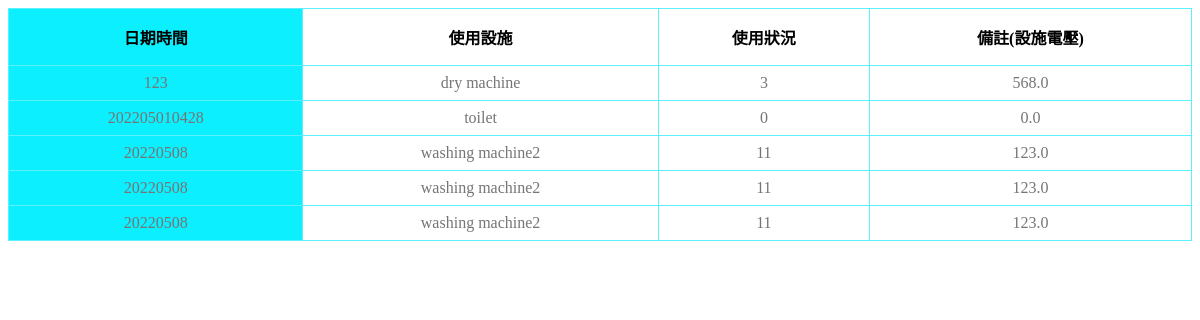
/dorm/info/, run on an earlier commit of the app's database.
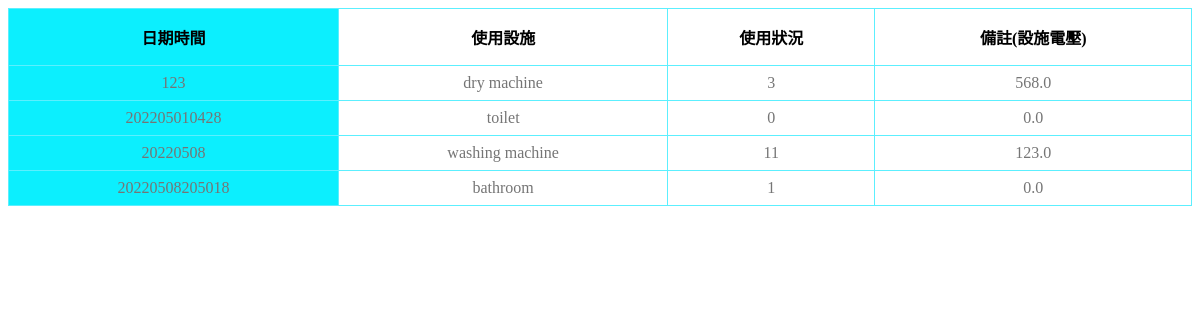
And on a later commit of the database.
### dorm/models.py (models this page shows, shortened)
class facilities(models.Model):
	Date = models.IntegerField()
	facilities_name = models.CharField(max_length = 20)
	facilities_info = models.CharField(max_length = 10)
	facilities_voltage = models.FloatField()

### dorm/views.py (the view)
# urls.py: path('',views.FacilitiesViewSet.get),
    def get(request):
        template_name = 'dorm.html'
        queryset = facilities.objects.all()
        return render(request, template_name, {"context":queryset})

### dorm/templates/dorm.html (shortened to what this page needs)
<!DOCTYPE html>
<html lang="en">
<head>
    {% load static %}
    <link rel="stylesheet" href="{% static '/css/dorm.css' %}">
</head>
<body>
    {% load static %}
    <table>
        <thead>
            <tr>
                <th class="date">日期時間</th>
                <th class="facilities name">使用設施</th>
                <th class="facilities info">使用狀況</th>
                <th class="facilities voltage">備註(設施電壓)</th>
            </tr>
        </thead>
        <tbody>
            {% for data in context%}
                <tr>
                    <td class='date'>{{ data.Date }}</td>
                    <td class='facilities name'>{{ data.facilities_name }}</td>
                    <td class='facilities info'>{{ data.facilities_info }}</td>
                    <td class='facilities voltage'>{{ data.facilities_voltage }}</td>
                </tr>
            {% endfor%}
        </tbody>
    </table>
</body>
</html>

### dorm/static/css/dorm.css (style rules this page uses)
table { border: 0; border-collapse: collapse; border-radius: 8px; width: 100%; }
th { border: solid 1px #5ceffe; padding: 16px 8px; }
td { border: solid 1px #5ceffe; text-align: center; padding: 8px; color: #757575; }
.date { background-color: #0ceffe; }

What changed in the data, as far as the page shows it:
removed facilities: Date "20220508", facilities_name "washing machine2", facilities_info "11", facilities_voltage "123.0"
removed facilities: Date "20220508", facilities_name "washing machine2", facilities_info "11", facilities_voltage "123.0"
changed facilities: facilities_name "washing machine2" → "washing machine"
added facilities: Date "20220508205018", facilities_name "bathroom", facilities_info "1", facilities_voltage "0.0"
